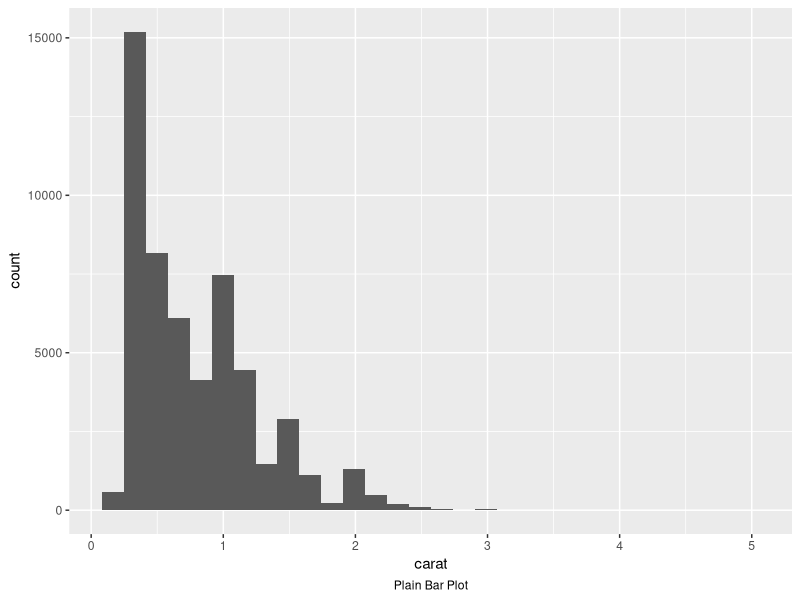
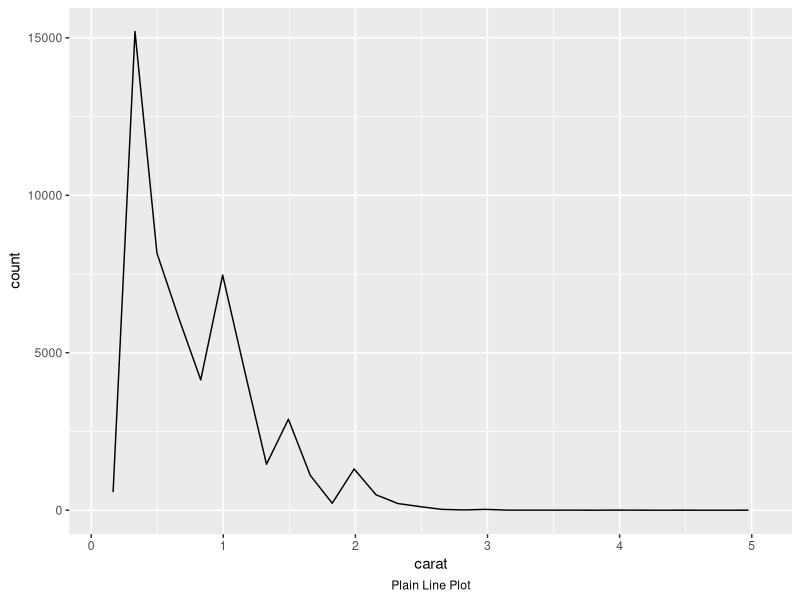
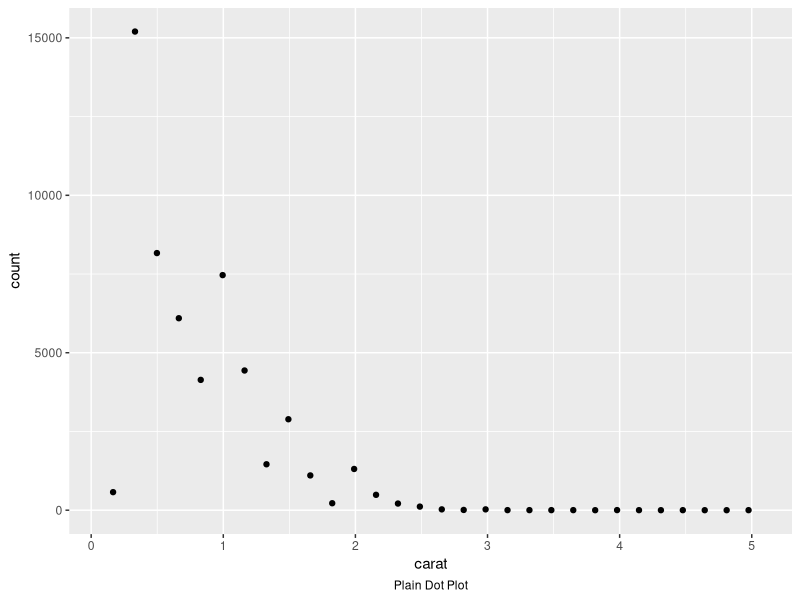
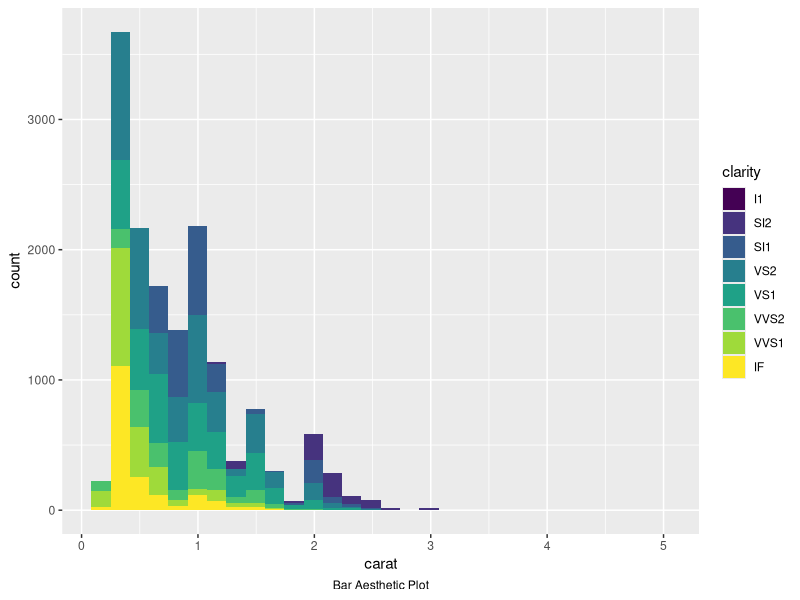
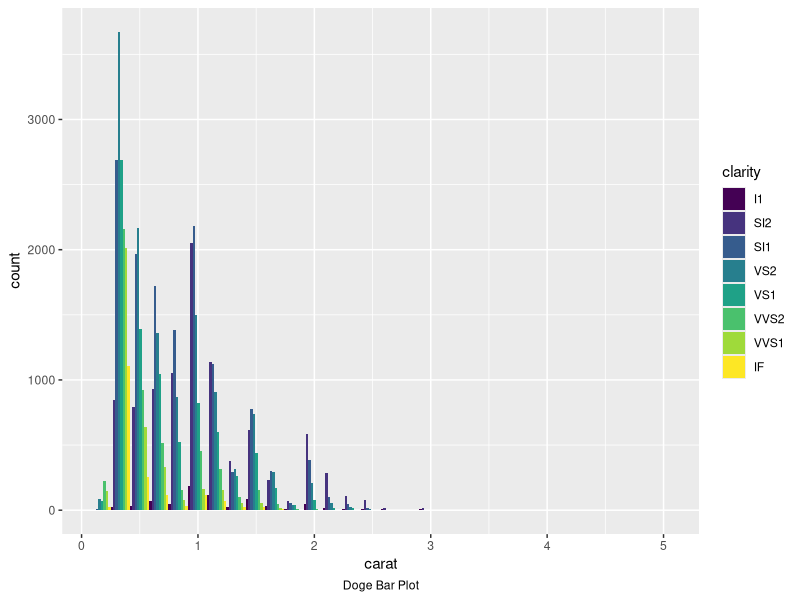

Generate these figures, in order, with R:
## ---- chunk 1
knitr::opts_chunk$set(echo = TRUE)


## ---- chunk 2
library(ggplot2)
head(diamonds)
View(diamonds)

## ---- chunk 3

library(ggplot2)
mainplot <- ggplot(data = diamonds, mapping = aes(x = carat))
mainplot_bar_bin <- mainplot + layer(
  geom = "bar",
  stat = "bin",
  position = "identity",
  mapping = aes(y = ..count..)
)+labs(caption = "Plain Bar Plot")+
  theme(plot.caption = element_text(hjust = 0.5))  
print(mainplot_bar_bin)


## ---- chunk 4
library(ggplot2)
mainplot <- ggplot(data = diamonds, mapping = aes(x = carat))
mainplot_line_bin <- mainplot + layer(
  geom = "line",
  stat = "bin",
  position = "identity",
  mapping = aes(y = ..count..))+
  labs(caption = "Plain Line Plot")+
  theme(plot.caption = element_text(hjust = 0.5))  
print(mainplot_line_bin)
## ---- chunk 5

library(ggplot2)
mainplot <- ggplot(data = diamonds, mapping = aes(x = carat))
mainplot_point_bin <- mainplot+ layer(
  geom = "point",
  stat = "bin",
  position = "identity",
  mapping = aes(y = ..count..))+
  labs(caption = "Plain Dot Plot")+
  theme(plot.caption = element_text(hjust = 0.5))
print(mainplot_point_bin)

## ---- chunk 6

mainplot_clarity <- ggplot(data = diamonds, mapping = aes(x = carat, fill = clarity))
mainplot_clarity_bar_bin <- mainplot_clarity + layer(
  geom = "bar",
  stat = "bin",
  position = "identity",
  mapping = aes(y = ..count..))+
  labs(caption = "Bar Aesthetic Plot")+
  theme(plot.caption = element_text(hjust = 0.5))
print(mainplot_clarity_bar_bin)



## ---- chunk 7
library(ggplot2)
mainplot_clarity <- ggplot(data = diamonds, mapping = aes(x = carat, fill = clarity))
mainplot_clarity_bar_bin_dodge <- mainplot_clarity + layer(
  geom = "bar",
  stat = "bin",
  position = "dodge",  
  mapping = aes(y = ..count..))+
  labs(caption = "Doge Bar Plot")+
  theme(plot.caption = element_text(hjust = 0.5))
print(mainplot_clarity_bar_bin_dodge)

